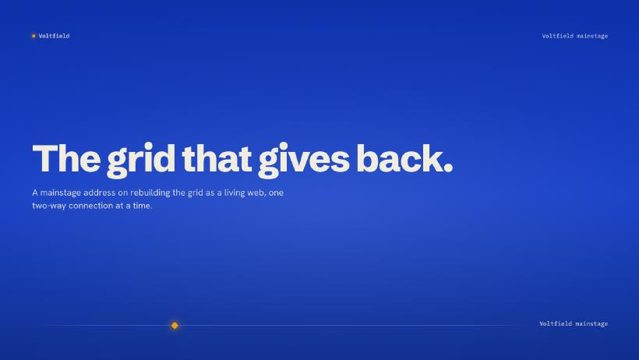
#> input picture assets/examples/address.jpg, 639 x 360 px
$ python -i image-filters.py   (imports and definitions only)
#> lines starting #> are read from the running program, lines starting #| are printed output that depends on the picture
#> further down, picture is the input picture: PIL image 639x360 RGB; mean R, G, B 32.1, 66.6, 181.4
#!/usr/bin/env python3
"""Deterministic post-processing filters for digital-graphic image treatments.

FLUX renders a clean photograph; this turns it into pixel-art / halftone / ascii /
blueprint reliably (the model itself cannot). Called by the engine's post-process
stage (engine/image-postprocess.ts).

Usage: python3 image-filters.py <filter> <in_path> <out_path>
  filter ∈ pixel-art | halftone | ascii | blueprint
"""
import sys
from PIL import Image, ImageDraw, ImageFont, ImageOps, ImageFilter

FONT_CANDIDATES = [
    "/System/Library/Fonts/Menlo.ttc",
    "/System/Library/Fonts/Monaco.ttf",
    "/Library/Fonts/Courier New.ttf",
]


# [14 lines left out: functions _load_font, pixel_art, not called in this run]


def halftone(img, sample=9, scale=4, angles=(15, 75, 0, 45)):
#> called with sample = 9, scale = 4, angles = (15, 75, 0, 45)
    W, H = img.size
#> W = 639; H = 360
    cmyk = img.convert("CMYK")
    out_chans = []
    for ch, ang in zip(cmyk.split(), angles):
        ch = ch.rotate(ang, expand=1)
        sw, sh = ch.size
        half = Image.new("L", (sw * scale, sh * scale), 0)
        d = ImageDraw.Draw(half)
        data = ch.load()
        for x in range(0, sw, sample):
            for y in range(0, sh, sample):
                tot = n = 0
                for xx in range(x, min(x + sample, sw)):
                    for yy in range(y, min(y + sample, sh)):
                        tot += data[xx, yy]
                        n += 1
                mean = tot / max(1, n)
                r = (mean / 255) * (sample * scale * 1.2) / 2
                cx, cy = (x + sample / 2) * scale, (y + sample / 2) * scale
                d.ellipse((cx - r, cy - r, cx + r, cy + r), fill=255)
        half = half.resize((sw, sh), Image.LANCZOS).rotate(-ang, expand=1)
        wd, hd = half.size
        half = half.crop(((wd - W) // 2, (hd - H) // 2, (wd - W) // 2 + W, (hd - H) // 2 + H))
        out_chans.append(half)
#> this loop made 4 passes
#> (ang, sw, sh, wd, hd) on passes 1 to 4: (15, 711, 514, 821, 682), (75, 515, 712, 823, 682), (0, 639, 360, 639, 360), (45, 707, 708, 1001, 1002)
#> pass 1, in halftone, `ch = ch.rotate(ang, expand=1)`:
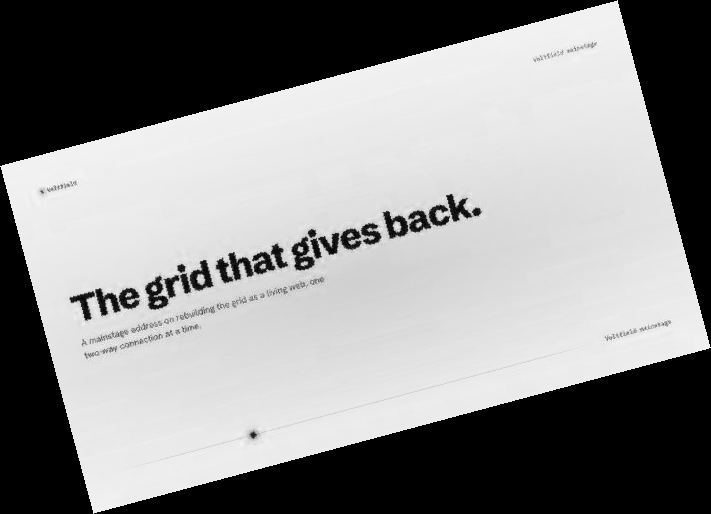
#> ch: PIL image 711x514 L; min 0, max 255, mean 140.3
#> pass 1, in halftone, `half = half.resize((sw, sh), Image.LANCZOS).rotate(-ang, expand=1)`:
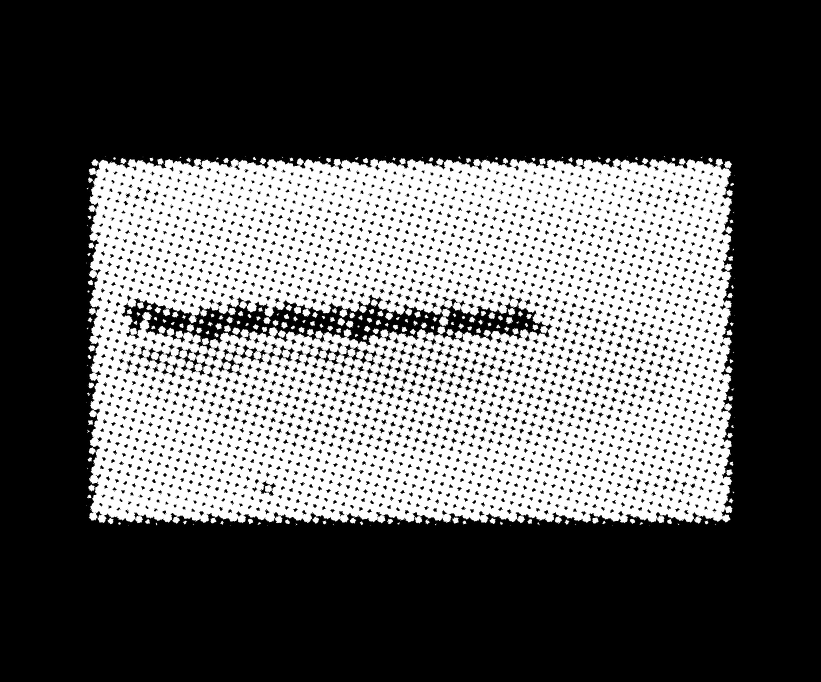
#> half: PIL image 821x682 L; min 0, max 255, mean 88
#> pass 1, in halftone, `half = half.crop(((wd - W) // 2, (hd - H) // 2, (wd - W) // 2 + W, (hd..`:
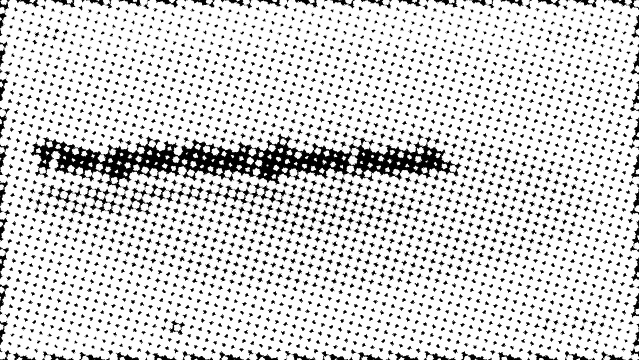
#> half: PIL image 639x360 L; min 0, max 255, mean 212.5
#> after the loop: half: PIL image 639x360 L; every value is 0
#> after the loop, out_chans = 4 items
    return Image.merge("CMYK", out_chans).convert("RGB")
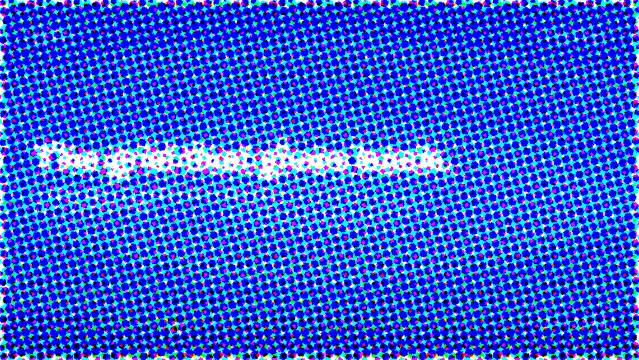
#> returned value: PIL image 639x360 RGB; mean R, G, B 42.5, 92.2, 226.1


# [39 lines left out: functions ascii_art, blueprint, not called in this run]


FILTERS = {
    "pixel-art": pixel_art,
    "halftone": halftone,
    "ascii": ascii_art,
    "blueprint": blueprint,
}


# [10 lines left out: function main, not called in this run]


# [2 lines not run here, left out]

>>> from PIL import Image
>>> picture = Image.open('../assets/examples/address.jpg')
>>> result = halftone(picture)
